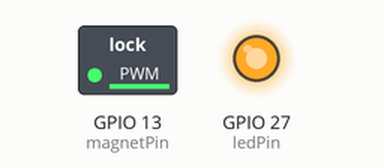
Bench run of a sketch on a simulated ESP32. On the bench: switched loads named in the sketch (green lamp = pin HIGH), output pins drawn as LEDs (lit = HIGH).

Above: at 0.05 s.
At 3.85 s:
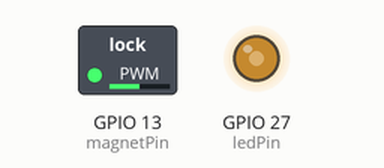
At 7.75 s:
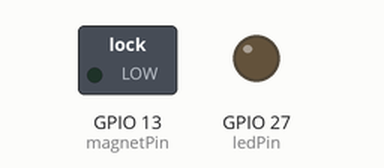
At 14.85 s:
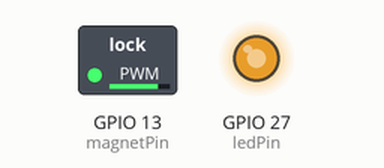
Timing chart, 0 to 22.6 s (numbered marks = the images above):
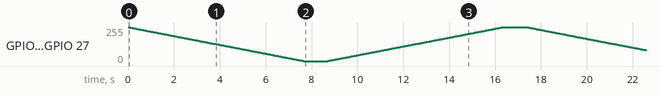

The sketch:

ESP32-testLights.ino
```cpp
const int magnetPin = 13;
const int ledPin = 27;

void setup() {
  ledcAttach(magnetPin, 5000, 8);
  ledcAttach(ledPin, 5000, 8);
}

void loop() {
  for (int pwm = 255; pwm >= 0; pwm--) {
    ledcWrite(magnetPin, pwm);
    ledcWrite(ledPin, pwm);
    delay(30);
  }

  delay(1000);

  for (int pwm = 0; pwm <= 255; pwm ++) {
    ledcWrite(magnetPin, pwm);
    ledcWrite(ledPin, pwm);
    delay(30);
  }

  delay(1000);
}
```
